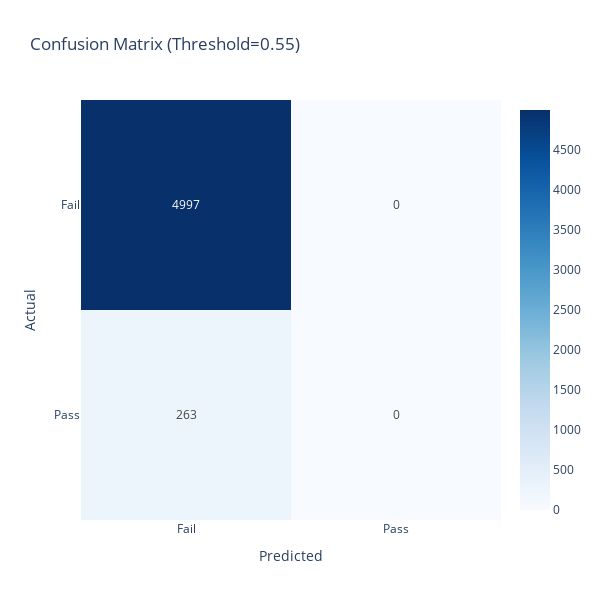

The notebook cell this image was saved under:
### Code cell
if enrollments is not None and grades is not None and attendances is not None and model is not None:
    cm = confusion_matrix(y_test, y_pred)
    fig = px.imshow(
        cm, text_auto=True, color_continuous_scale='Blues',
        x=['Fail', 'Pass'], y=['Fail', 'Pass'],
        labels={'x': 'Predicted', 'y': 'Actual'},
        title=f'Confusion Matrix (Threshold={threshold})'
    )
    fig.update_layout(width=600, height=600)
    fig.show()

### Figure 1 — Plotly figure (JSON) as saved in the notebook; plotly's stock layout.template omitted (floating-point values rounded to 4 significant figures)
{"data": [{"coloraxis": "coloraxis", "hovertemplate": "Predicted: %{x}<br>Actual: %{y}<br>color: %{z}<extra></extra>", "name": "0", "texttemplate": "%{z}", "type": "heatmap", "x": ["Fail", "Pass"], "xaxis": "x", "y": ["Fail", "Pass"], "yaxis": "y", "z": [[4997, 0], [263, 0]]}], "layout": {"coloraxis": {"colorscale": [[0, "rgb(247,251,255)"], [0.125, "rgb(222,235,247)"], [0.25, "rgb(198,219,239)"], [0.375, "rgb(158,202,225)"], [0.5, "rgb(107,174,214)"], [0.625, "rgb(66,146,198)"], [0.75, "rgb(33,113,181)"], [0.875, "rgb(8,81,156)"], [1, "rgb(8,48,107)"]]}, "height": 600, "title": {"text": "Confusion Matrix (Threshold=0.55)"}, "width": 600, "xaxis": {"anchor": "y", "constrain": "domain", "domain": [0, 1], "scaleanchor": "y", "title": {"text": "Predicted"}}, "yaxis": {"anchor": "x", "autorange": "reversed", "constrain": "domain", "domain": [0, 1], "title": {"text": "Actual"}}}}
